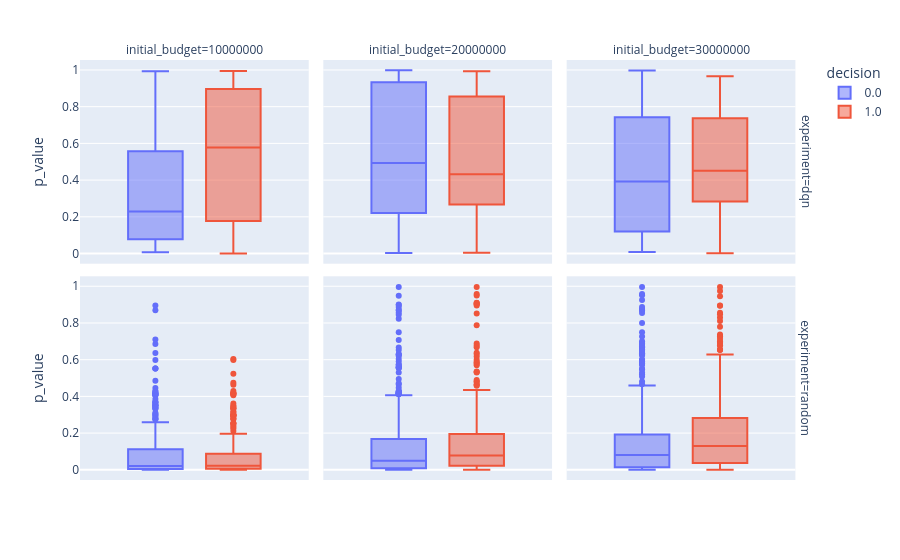

The notebook cell saved with this chart:
### Code cell
px.box(summary_df, 
       y = 'p_value', facet_row = 'experiment', 
       facet_col='initial_budget', 
       color='decision')

### Figure 1 — Plotly figure (JSON) as saved in the notebook; plotly's stock layout.template omitted (floating-point values rounded to 4 significant figures; data arrays with more than 128 entries replaced by an {"elided": "..."} marker saying what was removed)
{"data": [{"alignmentgroup": "True", "hovertemplate": "decision=0.0<br>experiment=dqn<br>initial_budget=10000000<br>p_value=%{y}<extra></extra>", "legendgroup": "0.0", "marker": {"color": "#636efa"}, "name": "0.0", "notched": false, "offsetgroup": "0.0", "orientation": "v", "showlegend": true, "type": "box", "x0": " ", "xaxis": "x4", "y": {"elided": "348 float values"}, "y0": " ", "yaxis": "y4"}, {"alignmentgroup": "True", "hovertemplate": "decision=0.0<br>experiment=dqn<br>initial_budget=20000000<br>p_value=%{y}<extra></extra>", "legendgroup": "0.0", "marker": {"color": "#636efa"}, "name": "0.0", "notched": false, "offsetgroup": "0.0", "orientation": "v", "showlegend": false, "type": "box", "x0": " ", "xaxis": "x5", "y": {"elided": "429 float values"}, "y0": " ", "yaxis": "y5"}, {"alignmentgroup": "True", "hovertemplate": "decision=0.0<br>experiment=dqn<br>initial_budget=30000000<br>p_value=%{y}<extra></extra>", "legendgroup": "0.0", "marker": {"color": "#636efa"}, "name": "0.0", "notched": false, "offsetgroup": "0.0", "orientation": "v", "showlegend": false, "type": "box", "x0": " ", "xaxis": "x6", "y": {"elided": "363 float values"}, "y0": " ", "yaxis": "y6"}, {"alignmentgroup": "True", "hovertemplate": "decision=0.0<br>experiment=random<br>initial_budget=10000000<br>p_value=%{y}<extra></extra>", "legendgroup": "0.0", "marker": {"color": "#636efa"}, "name": "0.0", "notched": false, "offsetgroup": "0.0", "orientation": "v", "showlegend": false, "type": "box", "x0": " ", "xaxis": "x", "y": {"elided": "426 float values"}, "y0": " ", "yaxis": "y"}, {"alignmentgroup": "True", "hovertemplate": "decision=0.0<br>experiment=random<br>initial_budget=20000000<br>p_value=%{y}<extra></extra>", "legendgroup": "0.0", "marker": {"color": "#636efa"}, "name": "0.0", "notched": false, "offsetgroup": "0.0", "orientation": "v", "showlegend": false, "type": "box", "x0": " ", "xaxis": "x2", "y": {"elided": "426 float values"}, "y0": " ", "yaxis": "y2"}, {"alignmentgroup": "True", "hovertemplate": "decision=0.0<br>experiment=random<br>initial_budget=30000000<br>p_value=%{y}<extra></extra>", "legendgroup": "0.0", "marker": {"color": "#636efa"}, "name": "0.0", "notched": false, "offsetgroup": "0.0", "orientation": "v", "showlegend": false, "type": "box", "x0": " ", "xaxis": "x3", "y": {"elided": "426 float values"}, "y0": " ", "yaxis": "y3"}, {"alignmentgroup": "True", "hovertemplate": "decision=1.0<br>experiment=dqn<br>initial_budget=10000000<br>p_value=%{y}<extra></extra>", "legendgroup": "1.0", "marker": {"color": "#EF553B"}, "name": "1.0", "notched": false, "offsetgroup": "1.0", "orientation": "v", "showlegend": true, "type": "box", "x0": " ", "xaxis": "x4", "y": {"elided": "348 float values"}, "y0": " ", "yaxis": "y4"}, {"alignmentgroup": "True", "hovertemplate": "decision=1.0<br>experiment=dqn<br>initial_budget=20000000<br>p_value=%{y}<extra></extra>", "legendgroup": "1.0", "marker": {"color": "#EF553B"}, "name": "1.0", "notched": false, "offsetgroup": "1.0", "orientation": "v", "showlegend": false, "type": "box", "x0": " ", "xaxis": "x5", "y": {"elided": "429 float values"}, "y0": " ", "yaxis": "y5"}, {"alignmentgroup": "True", "hovertemplate": "decision=1.0<br>experiment=dqn<br>initial_budget=30000000<br>p_value=%{y}<extra></extra>", "legendgroup": "1.0", "marker": {"color": "#EF553B"}, "name": "1.0", "notched": false, "offsetgroup": "1.0", "orientation": "v", "showlegend": false, "type": "box", "x0": " ", "xaxis": "x6", "y": {"elided": "363 float values"}, "y0": " ", "yaxis": "y6"}, {"alignmentgroup": "True", "hovertemplate": "decision=1.0<br>experiment=random<br>initial_budget=10000000<br>p_value=%{y}<extra></extra>", "legendgroup": "1.0", "marker": {"color": "#EF553B"}, "name": "1.0", "notched": false, "offsetgroup": "1.0", "orientation": "v", "showlegend": false, "type": "box", "x0": " ", "xaxis": "x", "y": {"elided": "426 float values"}, "y0": " ", "yaxis": "y"}, {"alignmentgroup": "True", "hovertemplate": "decision=1.0<br>experiment=random<br>initial_budget=20000000<br>p_value=%{y}<extra></extra>", "legendgroup": "1.0", "marker": {"color": "#EF553B"}, "name": "1.0", "notched": false, "offsetgroup": "1.0", "orientation": "v", "showlegend": false, "type": "box", "x0": " ", "xaxis": "x2", "y": {"elided": "426 float values"}, "y0": " ", "yaxis": "y2"}, {"alignmentgroup": "True", "hovertemplate": "decision=1.0<br>experiment=random<br>initial_budget=30000000<br>p_value=%{y}<extra></extra>", "legendgroup": "1.0", "marker": {"color": "#EF553B"}, "name": "1.0", "notched": false, "offsetgroup": "1.0", "orientation": "v", "showlegend": false, "type": "box", "x0": " ", "xaxis": "x3", "y": {"elided": "426 float values"}, "y0": " ", "yaxis": "y3"}], "layout": {"annotations": [{"font": {}, "showarrow": false, "text": "initial_budget=10000000", "x": 0.1567, "xanchor": "center", "xref": "paper", "y": 1, "yanchor": "bottom", "yref": "paper"}, {"font": {}, "showarrow": false, "text": "initial_budget=20000000", "x": 0.49, "xanchor": "center", "xref": "paper", "y": 1, "yanchor": "bottom", "yref": "paper"}, {"font": {}, "showarrow": false, "text": "initial_budget=30000000", "x": 0.8233, "xanchor": "center", "xref": "paper", "y": 1, "yanchor": "bottom", "yref": "paper"}, {"font": {}, "showarrow": false, "text": "experiment=random", "textangle": 90, "x": 0.98, "xanchor": "left", "xref": "paper", "y": 0.2425, "yanchor": "middle", "yref": "paper"}, {"font": {}, "showarrow": false, "text": "experiment=dqn", "textangle": 90, "x": 0.98, "xanchor": "left", "xref": "paper", "y": 0.7575, "yanchor": "middle", "yref": "paper"}], "boxmode": "group", "legend": {"title": {"text": "decision"}, "tracegroupgap": 0}, "margin": {"t": 60}, "xaxis": {"anchor": "y", "domain": [0, 0.3133]}, "xaxis2": {"anchor": "y2", "domain": [0.3333, 0.6467], "matches": "x"}, "xaxis3": {"anchor": "y3", "domain": [0.6667, 0.98], "matches": "x"}, "xaxis4": {"anchor": "y4", "domain": [0, 0.3133], "matches": "x", "showticklabels": false}, "xaxis5": {"anchor": "y5", "domain": [0.3333, 0.6467], "matches": "x", "showticklabels": false}, "xaxis6": {"anchor": "y6", "domain": [0.6667, 0.98], "matches": "x", "showticklabels": false}, "yaxis": {"anchor": "x", "domain": [0, 0.485], "title": {"text": "p_value"}}, "yaxis2": {"anchor": "x2", "domain": [0, 0.485], "matches": "y", "showticklabels": false}, "yaxis3": {"anchor": "x3", "domain": [0, 0.485], "matches": "y", "showticklabels": false}, "yaxis4": {"anchor": "x4", "domain": [0.515, 1], "matches": "y", "title": {"text": "p_value"}}, "yaxis5": {"anchor": "x5", "domain": [0.515, 1], "matches": "y", "showticklabels": false}, "yaxis6": {"anchor": "x6", "domain": [0.515, 1], "matches": "y", "showticklabels": false}}}
